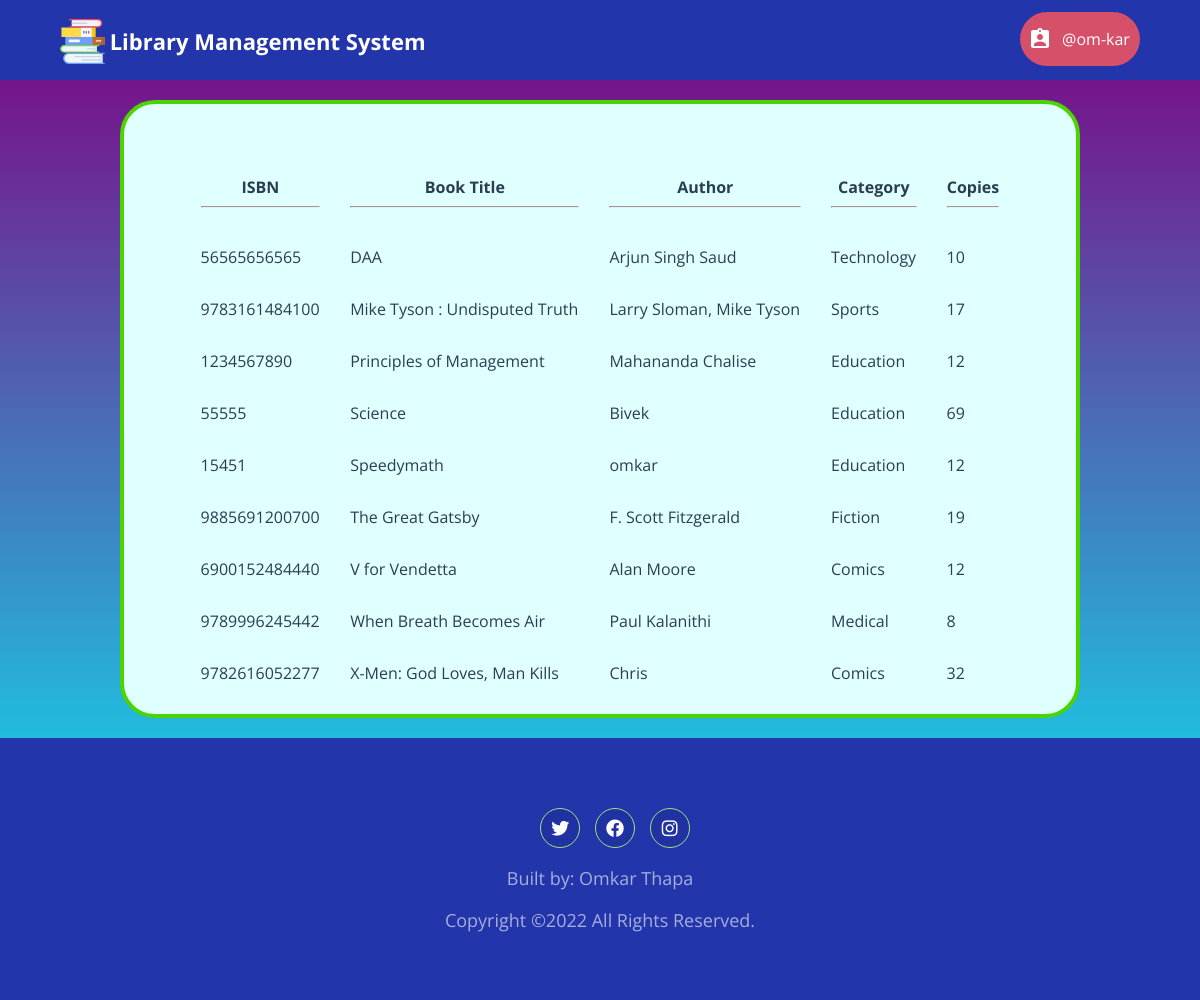
Page /librarian/display_books.php (signed in) on the committed database.
### tables this page shows
CREATE TABLE `book` (
  `isbn` char(13) NOT NULL,
  `title` varchar(80) NOT NULL,
  `author` varchar(80) NOT NULL,
  `category` varchar(80) NOT NULL,
  `price` int(4) UNSIGNED NOT NULL,
  `copies` int(10) UNSIGNED NOT NULL
);

### librarian/display_books.php (the view, shortened to what this page needs)
<?php
    require "../db_connect.php";
	require "header_librarian.php";
?>
<html>
	<head>
		<link rel="stylesheet" type="text/css" href="../member/css/home_style.css" />
        <link rel="stylesheet" type="text/css" href="../css/global_styles.css">
		<link rel="stylesheet" type="text/css" href="../css/home_style.css">
		<link rel="stylesheet" type="text/css" href="../member/css/custom_radio_button_style.css">
	</head>
	<body style="background-image: linear-gradient(purple,cyan);">
		<div class="container">
    <?php
			$query = $con->prepare("SELECT * FROM book ORDER BY title");
			$query->execute();
			$result = $query->get_result();
			$rows = mysqli_num_rows($result);
			if($rows == 0)
				echo "<h2 align='center'>No books available</h2>";
			else
			{
				echo "<form class='cd-form'>";
				echo "<table width='100%' cellpadding=10 cellspacing=10>";
				echo "<tr>
						<th>ISBN<hr></th>
						<th>Book Title<hr></th>
						<th>Author<hr></th>
						<th>Category<hr></th>
                        <th>Copies<hr></th>
					</tr>";
				for($i=0; $i<$rows; $i++)
				{
					$row = mysqli_fetch_array($result);
					echo "<tr>
							";
					for($j=0; $j<6; $j++)
						if($j == 4){
							echo "";
						}
						else
                            echo "<td>".$row[$j]."</td>";
					echo "</tr>";
				}
				echo "</table>";
				echo "</form>";
			}
		?>
	</div>
		<?php
			include('../footer.php');
		?>
    </body>
</html>

### librarian/header_librarian.php (shortened to what this page needs)
<html>
	<head>
		<link rel="stylesheet" type="text/css" href="css/header_librarian_style.css" />
	</head>
	<body >
		<header style="background: #2235ab;">
			<div id="cd-logo" >
				<a href="../">
					<img src="img/ic_logo2.svg" alt="Logo" width="45" height="45" />
					<p>Library Management System</p>
				</a>
			</div>
			<div class="dropdown" >
				<button class="dropbtn">
					<p id="librarian-name"> @<?php echo $_SESSION['username'] ?></p>
				</button>
			</div>
		</header>
	</body>
</html>

### footer.php (shortened to what this page needs)
<head>
		<link rel="stylesheet" href="https://cdnjs.cloudflare.com/ajax/libs/font-awesome/6.1.1/css/all.min.css"  />
	</head>
 <div class="row p-4"  style="background: #2235ab;">
 	<div class="col-md-12 p-2" >
 		<center>
 			<div style="color:white;padding: 50px;color: rgba(255,255,255,.6);">
 				<ul class="ftco-footer-social p-0">
					<li class="ftco-animate"><a href="#" data-toggle="tooltip" data-placement="top" title="" data-original-title="Twitter"><i class="fa-brands fa-twitter"></i></a></li>
					<li class="ftco-animate"><a href="#" data-toggle="tooltip" data-placement="top" title="" data-original-title="Facebook"><i class="fa-brands fa-facebook"></i></a></li>
					<li class="ftco-animate"><a href="#" data-toggle="tooltip" data-placement="top" title="" data-original-title="Instagram"><i class="fa-brands fa-instagram"></i></a></li>
					</ul>
 				Built by: <a href="#" style="color: rgba(255,255,255,.6);text-decoration: none;">Omkar Thapa </a>
		  	<p>Copyright &copy;2022 All Rights Reserved.</p>
		</div>
 		</center>
 	</div>
 </div>

### librarian/css/header_librarian_style.css (style rules this page uses)
html * { -webkit-font-smoothing: antialiased; -moz-osx-font-smoothing: grayscale; }
*, *:after, *:before { -webkit-box-sizing: border-box; -moz-box-sizing: border-box; box-sizing: border-box; }
body { font-size: 100%; font-family: "Open Sans", sans-serif; background-color: white; margin: 0; }
img { max-width: 100%; }
header { position: relative; height: 50px; background: #343642; }
header #cd-logo { float: left; margin: 0 0 0 5%; -webkit-transform-origin: 0 50%; -moz-transform-origin: 0 50%; -ms-transform-origin: 0 50%; -o-transform-origin: 0 50%; transform-origin: 0 50%; -webkit-transform: scale(0.8); -moz-transform: scale(0.8); -ms-transform: scale(0.8); -o-transform: scale(0.8); transform: scale(0.8); }
header #cd-logo img, header #cd-logo p { display: inline-block; vertical-align: middle; }
header #cd-logo p { font-size: 2.2rem !important; color: #ffffff; font-weight: bold; font-size: 1.4rem; }
header::after { content: ""; display: table; clear: both; }
header a { text-decoration: none; }
@media only screen and (min-width: 768px) { header { height: 80px; } }
@media only screen and (min-width: 768px) { header #cd-logo { margin: 4px 0 0 5%; -webkit-transform: scale(1); -moz-transform: scale(1); -ms-transform: scale(1); -o-transform: scale(1); transform: scale(1); } }
.dropbtn { background: url("../img/ic_librarian.svg") no-repeat 8px center; background-color: #d75069; margin-top: 10%; color: white; min-width: 120px; padding: 0 8px 0 8px; font-size: 16px; font-family: "Open Sans", sans-serif; border: none; border-radius: 30px; cursor: pointer; }
#librarian-name { margin-left: 32px; }
.dropdown { position: relative; display: inline-block; float: right; margin-right: 5%; }

### member/css/home_style.css (style rules this page uses)
.cd-form { width: 90%; max-width: 1200px; margin: 4em auto; font-size: 1.3rem; color: #94aab0; margin-bottom: 10px; display: block; }
.cd-form::after { clear: both; content: ""; display: table; }

### css/global_styles.css (style rules this page uses)
*, *::after, *::before { -webkit-box-sizing: border-box; -moz-box-sizing: border-box; box-sizing: border-box; }
html { font-size: 62.5%; }
body { font-size: 1.8rem; font-family: "Open Sans", sans-serif; color: #2b3e51; background-color: #ffffff; }

### librarian/css/home_style.css (style rules this page uses)
html { font-size: 62.5%; }
body { font-family: "Open Sans", sans-serif; }
a { text-decoration: none; }

### librarian/display_books.php (style rules this page uses)
.container { background-color:lightcyan; width: 80%; padding-right: 10px; padding-left: 10px; margin-left: 120px; opacity: 1.0; margin-top: 20px; border-radius: 35px; border:4px solid #4cd302; margin-bottom:20px; }

### footer.php (style rules this page uses)
.ftco-footer-social li { list-style: none; margin: 0 10px 0 0; display: inline-block; }
.ftco-footer-social li a { background: transparent; border: 1px solid #a3de83; }
.ftco-footer-social li a { height: 40px; width: 40px; display: block; color: white !important; background: rgba(0,0,0,.05); border-radius: 50%; position: relative; }
.ftco-footer-social li a i { position: relative; top: 10px; }

### rows in the picture
book: isbn "56565656565", title "DAA", author "Arjun Singh Saud", category "Technology", copies "10"
book: isbn "9783161484100", title "Mike Tyson : Undisputed Truth", author "Larry Sloman, Mike Tyson", category "Sports", copies "17"
book: isbn "1234567890", title "Principles of Management", author "Mahananda Chalise", category "Education", copies "12"
book: isbn "55555", title "Science", author "Bivek", category "Education", copies "69"
book: isbn "15451", title "Speedymath", author "omkar", category "Education", copies "12"
book: isbn "9885691200700", title "The Great Gatsby", author "F. Scott Fitzgerald", category "Fiction", copies "19"
book: isbn "6900152484440", title "V for Vendetta", author "Alan Moore", category "Comics", copies "12"
book: isbn "9789996245442", title "When Breath Becomes Air", author "Paul Kalanithi", category "Medical", copies "8"
book: isbn "9782616052277", title "X-Men: God Loves, Man Kills", author "Chris", category "Comics", copies "32"

### other values in the picture
$_SESSION['username'] "om-kar"
